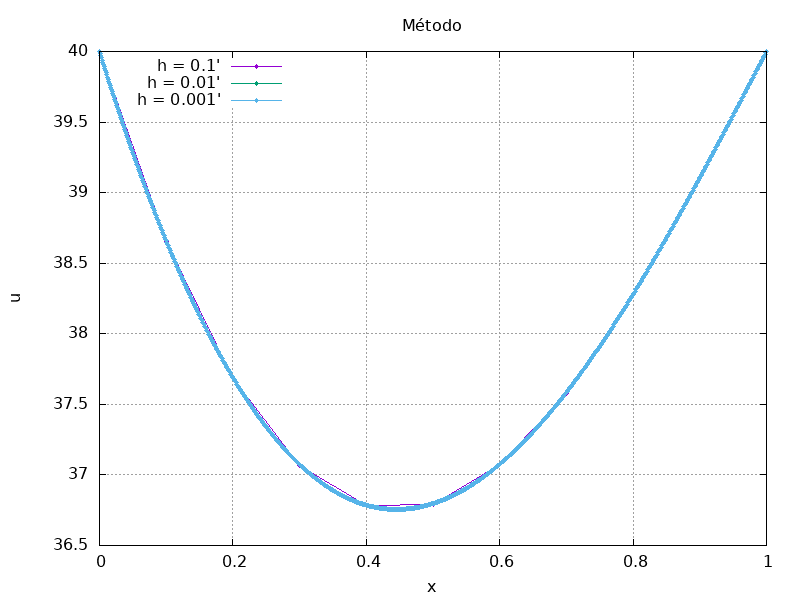

gnuplot code for this plot:
# Configurar el tipo de gráfico
set title " Método "
set xlabel "x"
set ylabel "u"
set grid


set terminal png size 800,600
set output 'graph.png'
set key left


# Graficar los puntos experimentales y la expresión teórica
plot "h01.txt" using 1:2 with linespoints pointtype 7 pointsize 0.5 title "h = 0.1'", \
	"h001.txt" using 1:2 with linespoints pointtype 7 pointsize 0.5 title "h = 0.01'" , \
	"h0001.txt" using 1:2 with linespoints pointtype 7 pointsize 0.5 title "h = 0.001'", \

# Configurar el tipo de gráfico
set title " Diferencia relativa con respecto a h = 0.001 "
set xlabel "x"
set ylabel "u"
set grid


set terminal png size 800,600
set output 'graph2.png'
set key left


# Graficar los puntos experimentales y la expresión teórica
plot "diff01.txt" using 1:2 with linespoints pointtype 7 pointsize 0.5 title "h = 0.1'", \
	"diff001.txt" using 1:2 with linespoints pointtype 7 pointsize 0.5 title "h = 0.01'" , \


# Configurar el tipo de gráfico
set title " Diferencia relativa con respecto al método del disparo. "
set xlabel "x"
set ylabel "u"
set grid


set terminal png size 800,600
set output 'graph3.png'
set key left


# Graficar los puntos experimentales y la expresión teórica
plot "error01.txt" using 1:2 with linespoints pointtype 7 pointsize 0.5 title "h = 0.1'", \
	"error001.txt" using 1:2 with linespoints pointtype 7 pointsize 0.5 title "h = 0.01'" , \
	"error0001.txt" using 1:2 with linespoints pointtype 7 pointsize 0.5 title "h = 0.001'" , \





# Configurar el tipo de gráfico
set title " Métodos Disparo y diferencias "
set xlabel "x"
set ylabel "u"
set grid


set terminal png size 800,600
set output 'graph4.png'
set key left


# Graficar los puntos experimentales y la expresión teórica
plot "h01.txt" using 1:2 with linespoints pointtype 7 pointsize 0.5 title "h = 0.1'", \
	"h001.txt" using 1:2 with linespoints pointtype 7 pointsize 0.5 title "h = 0.01'" , \
	"h0001.txt" using 1:2 with linespoints pointtype 7 pointsize 0.5 title "h = 0.001'", \
	"disparo01.txt" using 1:2 with linespoints pointtype 7 pointsize 0.5 title "h = 0.1 disparo'", \
	"disparo001.txt" using 1:2 with linespoints pointtype 7 pointsize 0.5 title "h = 0.01 disparo'" , \
	"disparo0001.txt" using 1:2 with linespoints pointtype 7 pointsize 0.5 title "h = 0.001 disparo'", \
